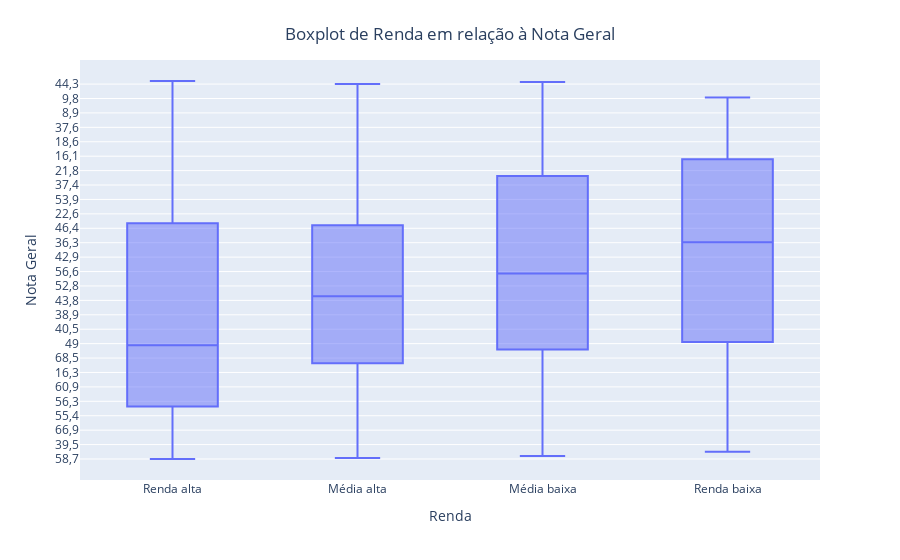

Here is the notebook cell this chart was saved with:
### Code cell
categorias = {
    'A': 'Renda baixa',
    'B': 'Média baixa',
    'C': 'Média alta',
    'D': 'Média alta',
    'E': 'Renda alta',
    'F': 'Renda alta',
    'G': 'Renda alta'
}

dados_explorados.loc[:, 'Categoria'] = dados_explorados['Renda'].map(categorias)

fig = px.box(dados_explorados, x='Categoria', y='Nota_geral', 
             labels={'Categoria': 'Renda', 'Nota_geral': 'Nota Geral'})

fig.update_layout(title='Boxplot de Renda em relação à Nota Geral', title_x=0.5, title_y=0.95)
fig.show()

### Figure 1 — Plotly figure (JSON) as saved in the notebook; plotly's stock layout.template omitted (floating-point values rounded to 4 significant figures; data arrays with more than 128 entries replaced by an {"elided": "..."} marker saying what was removed)
{"data": [{"alignmentgroup": "True", "hovertemplate": "Renda=%{x}<br>Nota Geral=%{y}<extra></extra>", "legendgroup": "", "marker": {"color": "#636efa"}, "name": "", "notched": false, "offsetgroup": "", "orientation": "v", "showlegend": false, "type": "box", "x": {"elided": "607 str values"}, "x0": " ", "xaxis": "x", "y": {"elided": "607 str values"}, "y0": " ", "yaxis": "y"}], "layout": {"boxmode": "group", "legend": {"tracegroupgap": 0}, "margin": {"t": 60}, "title": {"text": "Boxplot de Renda em relação à Nota Geral", "x": 0.5, "y": 0.95}, "xaxis": {"anchor": "y", "domain": [0, 1], "title": {"text": "Renda"}}, "yaxis": {"anchor": "x", "domain": [0, 1], "title": {"text": "Nota Geral"}}}}
